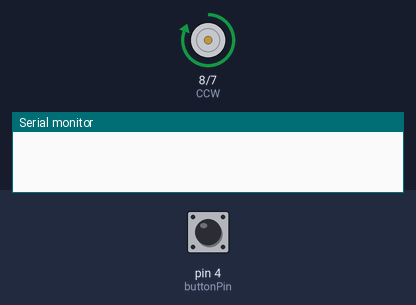
A sketch run on a simulated Arduino Uno, built with avr-gcc and run on an emulated ATmega328P. On the bench: motor-driver pin pairs drawn as motors (green arrow = first pin HIGH = forward, orange = second pin HIGH = backward, longer = more drive), the last lines printed to the serial monitor. The test bench sets the inputs (shaded band); at power-on: pin 4 (buttonPin) HIGH.

Above: at 1.2 s.
1.3 s: pin 4 (buttonPin) pulled LOW for 0.15 s
At 2.6 s:
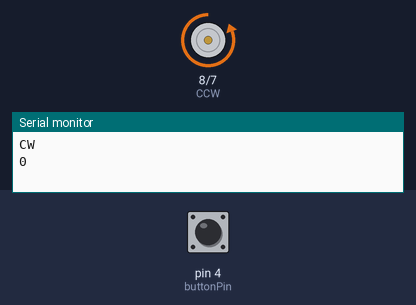
2.9 s: pin 4 (buttonPin) pulled LOW for 1 s
At 5.0 s:
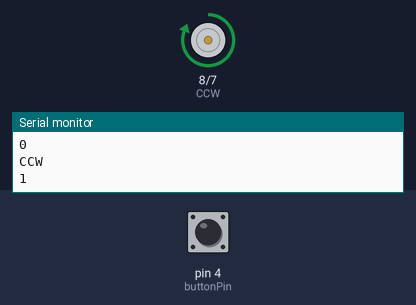
5.4 s: pin 4 (buttonPin) pulled LOW for 3.2 s
At 9.8 s:
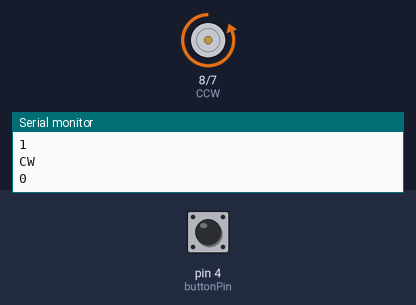
Timing chart, 0 to 11.3 s (numbered marks = the images above; inputs shaded):
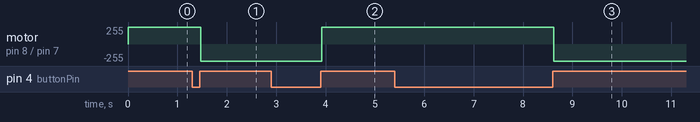

Measured:
- after the input at 1.3 s, motor on pin 8 (CCW) / pin 7 (CW): forward 255/255 → backward 255/255 after 0.17 s
- after the input at 2.9 s, motor on pin 8 (CCW) / pin 7 (CW): backward 255/255 → forward 255/255 after 1.0 s
- after the input at 5.4 s, motor on pin 8 (CCW) / pin 7 (CW): forward 255/255 → backward 255/255 after 3.2 s

The sketch:

relay_motor_withSW_latching_apr4a.ino
```cpp
//#define CW 7 //CW is defined as pin #7//

//#define CCW 8 //CCW is defined as pin #8//

int CW = 7; //controls relay 2
int CCW = 8; //controls relay 1
int buttonPin = 4;
int buttonState = false;       // variable for reading the pushbutton status
int rotDirection = 0; // 0 is CW

void setup() { //Setup runs once//

  pinMode(CW, OUTPUT); //Set CW as an output//

  pinMode(CCW, OUTPUT); //Set CCW as an output//

  pinMode(buttonPin, INPUT); // initialize the pushbutton pin as an input:

  digitalWrite(CW, LOW);
  digitalWrite(CCW, HIGH);

  Serial.begin(9600); // opens serial port, sets data rate to 9600 bps

}

void loop() { //Loop runs forever//

    // Read button - Debounce
  if (digitalRead(buttonPin) == false) {
    buttonState = !buttonState;
  }
  while (digitalRead(buttonPin) == false);
  delay(20);


  if (buttonState== true  & rotDirection == 0){

    Serial.println("CW");  // prints hello with ending line break
    digitalWrite(CW,HIGH); //Motor runs clockwise//
    digitalWrite(CCW, LOW); //Motor stops//
    Serial.println(rotDirection);  // prints hello with ending line break
    rotDirection = 1;
    delay(20);
  }

  if (buttonState == false  & rotDirection == 1){
    Serial.println("CCW");  // prints hello with ending line break
    digitalWrite(CCW, HIGH);//Motor runs counter-clockwise//
    digitalWrite(CW, LOW); //Motor stops//
    Serial.println(rotDirection);
    rotDirection = 0;
    delay(20);
  }


}
```
